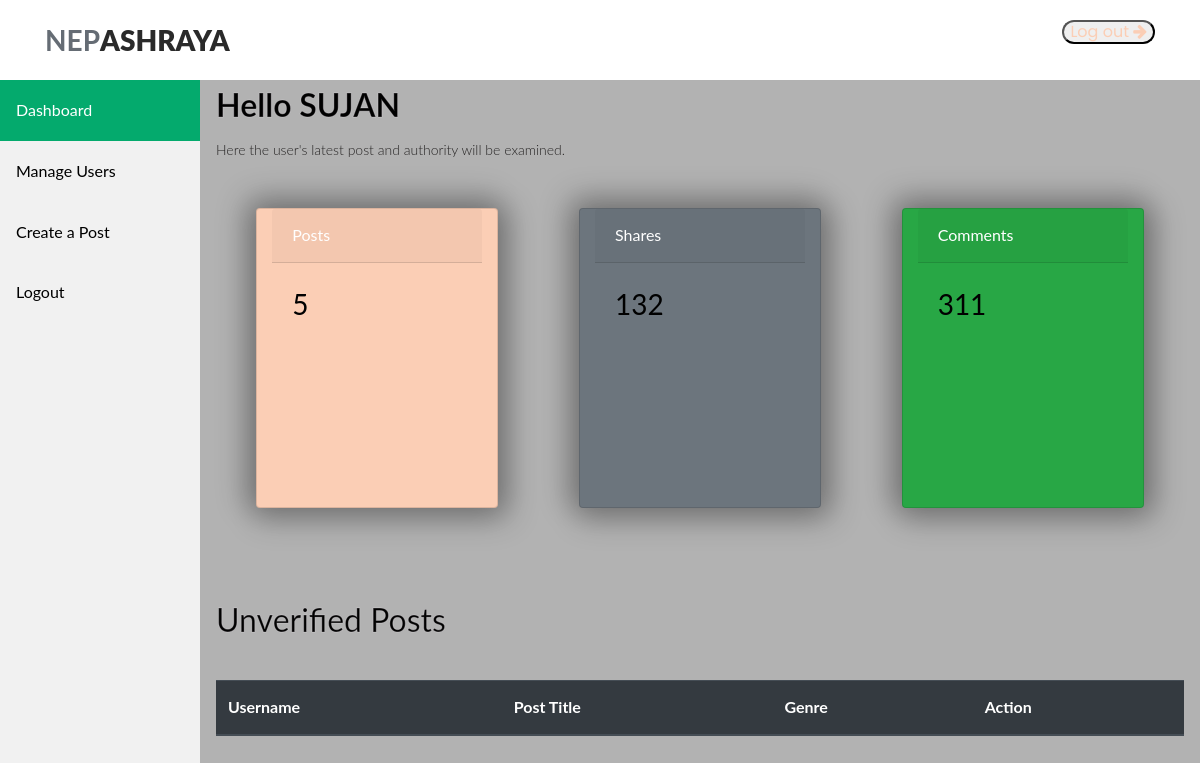
Page /upload/ (signed in) on the earlier database version.
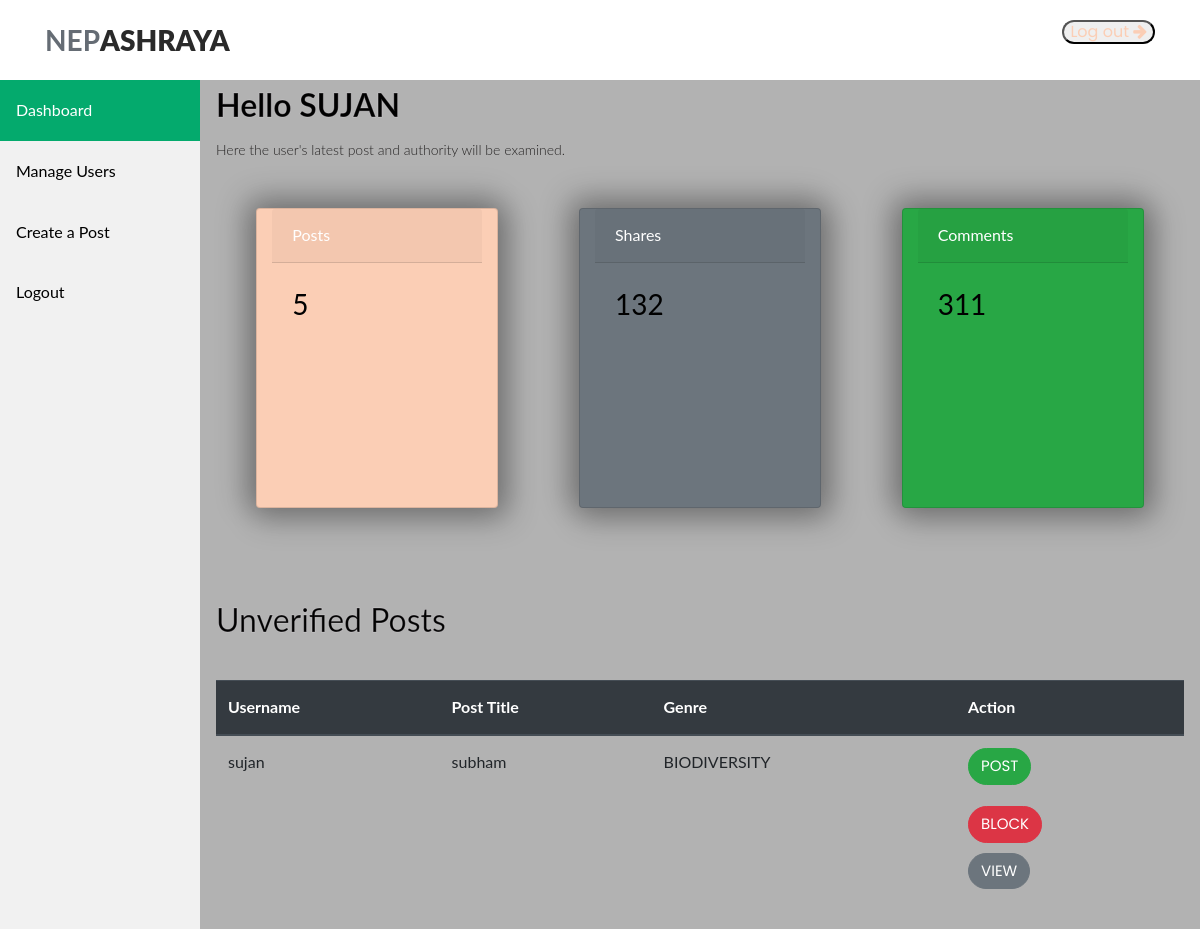
Same page on the later database version.
### Nepa_application/models.py (models this page shows, shortened)
class Topic(models.Model):
    title = models.CharField(max_length=100)
    long_description = models.TextField()
    category = models.ManyToManyField("Category", related_name='topics')
    province = models.ForeignKey(province, on_delete=models.CASCADE, related_name='topics')
    post_date = models.DateTimeField(default=timezone.now)
    is_verified = models.BooleanField(default=False)
    author = models.CharField(max_length=100, default="Anonymous")
    class meta:
        ordering = ['-post_date']

class Category(models.Model):
    name = models.CharField(max_length=100)
    description = models.TextField()
    image = models.ImageField(upload_to='category_images')

### Nepa_application/views.py (the view, shortened to what this page needs)
# urls.py: path('upload/', views.upload, name = 'upload'),
@login_required
def upload(request):
    contex = []
    username = request.user.username
    if request.user.is_authenticated and  request.user.is_staff:
        unverified_posts = models.Topic.objects.filter(is_verified=False)
        categories = models.Category.objects.all()
        number_of_total_posts = models.Topic.objects.filter(is_verified=True).count()
        context = {'unverified_posts': unverified_posts,
                'username':username,
                'categories':categories,
                'number_of_total_posts':number_of_total_posts,
                }
    return render(request, 'auth/admin_index.html', context)

### templates/auth/admin_index.html (shortened to what this page needs)
{% load static %}
<!DOCTYPE html>
<html lang="en">
<head>
  <link rel="stylesheet" href="https://stackpath.bootstrapcdn.com/bootstrap/4.5.2/css/bootstrap.min.css">
  <link rel="stylesheet" type="text/css" href="{% static 'assets/css/bootstrap.min.css' %}">
  <link rel="stylesheet" type="text/css" href="{% static 'assets/css/font-awesome.css' %}">
  <link rel="stylesheet" type="text/css" href="{% static 'assets/css/owl-carousel.css' %}">
  <link rel="stylesheet" href="{% static 'assets/css/tooplate-artxibition.css' %}">
  <link rel="stylesheet" href="{% static 'assets/css/style.css' %}">
  <link href="{% static 'assets/css/main.css' %}" rel="stylesheet" />
</head>
<body>
<header class="header-area header-sticky">
    <div class="container">
        <div class="row">
            <div class="col-12">
                <nav class="main-nav">
                    <a href="{% url 'index' %}" class="logo">NEP<em>ASHRAYA</em></a>
                    <ul class="nav">
                        {% if user.is_authenticated %}
                        <button class="contactbutton" style="margin-left: 10px;"> <a href="{% url 'signout' %}"">Log out <i class="fa fa-arrow-right"></i></a></button>
                        {% endif %}
                    </ul>
                </nav>
            </div>
        </div>
    </div>
</header>
<div class="sidebar">
    <a class="active" id="refreshButton"="#home">Dashboard</a>
    {% if user.is_authenticated and user.is_staff %}
    <a href="{% url 'manage_user'  %}">Manage Users</a>
    <a href="{% url 'create_post' %}">Create a Post</a>
    {% elif user.is_authenticated and not user.is_staff %}
    <a href="{% url 'create_post' %}">Create a Post</a>
    {% endif %}
    <a href="{% url 'signout' %}">Logout</a>
</div>
{% if user.is_authenticated and user.is_staff %}
<div class="content">
    <h2><b>Hello {{username|upper}}</b></h2>
    <p>Here the user's latest post and authority will be examined.</p>
    <div class="container">
        <div class="row">
            <div class="card text-white bg-primary col-md-3 d-flex" >
                <div class="card-header">Posts</div>
                <div class="card-body">
                  <h3 class="card-title">{{number_of_total_posts}}</h3>
                </div>
            </div>
            <div class="card text-white bg-secondary col-md-3 d-flex" >
                <div class="card-header">Shares</div>
                <div class="card-body">
                  <h3 class="card-title">132</h3>
                </div>
            </div>
            <div class="card text-white bg-success col-md-3 d-flex" >
                <div class="card-header">Comments</div>
                <div class="card-body">
                  <h3 class="card-title">311</h3>
                </div>
            </div>
        </div>
    </div>
    <br><br>
    <h2>Unverified Posts</h2>
    <br>
    <table class="table">
        <thead class="thead-dark">
          <tr>
            <th scope="col">Username</th>
            <th scope="col">Post Title</th>
            <th scope="col">Genre</th>
            <th scope="col">Action</th>
          </tr>
        </thead>
        <tbody>
          {% for post in unverified_posts %}
          <tr>
            <td>{{post.author}}</td>
            <td>{{post.title | slice:50 }}</td>
            <td>
              {% for category in post.category.all %}
                {{ category.name }}
              {% endfor %}
            </td>
            <td>
              <form action="{% url 'verify_post' post.id %}" method="post" id="postForm">
                <button type="submit" class="btn btn-success" onclick="confirmpost()" style="margin: 0; ">Post</button>
              </form>
              <br>
              <form action="{% url 'block_post' post.id %}" method="post">
                <button type="submit" class="btn btn-danger" onclick="confirmdelete()"  style="margin-top: -10px;">Block</button>
              </form>
              <form action="#" method="post">
                <button type="submit" class="btn btn-secondary" style="margin-top: 10px;">View</button>
              </form>
            </td>
            </tr>
        {% endfor %}
        </tbody>
    </table>
</div>
{% endif %}
</body>
</html>

### static/assets/css/tooplate-artxibition.css (style rules this page uses)
html, body, div, span, applet, object, iframe, h1, h2, h3, h4, h5, h6, p, blockquote, div pre, a, abbr, acronym, address, big, cite, code, del, dfn, em, font, img, ins, kbd, q, s, samp, small, strike, strong, sub, sup, tt, var, b, u, i, center, dl, dt, dd, ol, ul, li, figure, header, nav, section, article, aside, footer, figcaption { margin: 0; padding: 0; border: 0; outline: 0; }
ul, li { padding: 0; margin: 0; list-style: none; }
header, section, article, aside, footer, hgroup { display: block; }
.main-nav a { display:block; transition: .3s; }
* { box-sizing: border-box; }
html, body { font-family: 'Poppins', sans-serif; font-weight: 400; background-color: #fff; font-size: 16px; -ms-text-size-adjust: 100%; -webkit-font-smoothing: antialiased; -moz-osx-font-smoothing: grayscale; }
a { text-decoration: none !important; }
h1, h2, h3, h4, h5, h6 { margin-top: 0px; margin-bottom: 0px; }
ul { margin-bottom: 0px; }
p { font-size: 14px; line-height: 25px; color: #272525; font-weight: 300; }
.contactbutton { border-radius: 15px; }
html, body { background: #fff; font-family: 'Poppins', sans-serif; }
.card { margin: 30px auto; width: 300px; height: 300px; border-radius: 40px; box-shadow: 5px 5px 30px 7px rgba(0,0,0,0.25), -5px -5px 30px 7px rgba(0,0,0,0.22); cursor: pointer; transition: 0.4s; }
.header-area { position: relative; top: 0px; left: 0px; right: 0px; z-index: 100; height: 80px; background: #fff; -webkit-transition: all .5s ease 0s; -moz-transition: all .5s ease 0s; -o-transition: all .5s ease 0s; transition: all .5s ease 0s; }
.header-area .main-nav { min-height: 80px; background: transparent; }
.header-area .main-nav .logo { line-height: 80px; color: #656c74; font-size: 28px; font-weight: 700; float: left; -webkit-transition: all 0.3s ease 0s; -moz-transition: all 0.3s ease 0s; -o-transition: all 0.3s ease 0s; transition: all 0.3s ease 0s; }
.header-area .main-nav .logo em { font-style: normal; color: #2a2a2a; font-weight: 900; }
.header-area .main-nav .nav { float: right; margin-top: 27px; margin-right: 0px; background-color: transparent; -webkit-transition: all 0.3s ease 0s; -moz-transition: all 0.3s ease 0s; -o-transition: all 0.3s ease 0s; transition: all 0.3s ease 0s; position: relative; z-index: 999; }
.header-area.header-sticky { min-height: 80px; }
.header-area.header-sticky .nav { margin-top: 20px !important; }
@media (max-width: 1200px) { .header-area .main-nav:before { display: none; } }
@media (min-width: 767px) { .header-area .main-nav .nav { display: flex !important; } }
h2 { -webkit-text-stroke-width: 1px; -webkit-text-stroke-color: rgba(255, 249, 255, 0.264); }

### static/assets/css/main.css (style rules this page uses)
html { line-height: 1.15; -ms-text-size-adjust: 100%; -webkit-text-size-adjust: 100%; }
body { margin: 0; }
article, aside, footer, header, nav, section { display: block; }
a { background-color: transparent; -webkit-text-decoration-skip: objects; }
b, strong { font-weight: inherit; }
b, strong { font-weight: bolder; }
button, input, optgroup, select, textarea { font-family: sans-serif; font-size: 100%; line-height: 1.15; margin: 0; }
button, input { overflow: visible; }
button, select { text-transform: none; }
button, html [type="button"], [type="reset"], [type="submit"] { -webkit-appearance: button; }
html { height: 100%; }
input, button { font-family: 'Poppins', sans-serif; }
* { box-sizing: border-box; }

### templates/auth/admin_index.html (style rules this page uses)
.sidebar { margin: 0; padding: 0; width: 200px; background-color: #f1f1f1; position: fixed; height: 100%; overflow: auto; }
.sidebar a { display: block; color: black; padding: 16px; text-decoration: none; }
.sidebar a.active { background-color: #04AA6D; color: white; }
div.content { margin-left: 200px; padding: 1px 16px; height: 1000px; }

Differences in the rows shown:
added Topic: author "sujan", title "subham"
now on this page (row unchanged): Category: name "BIODIVERSITY"
